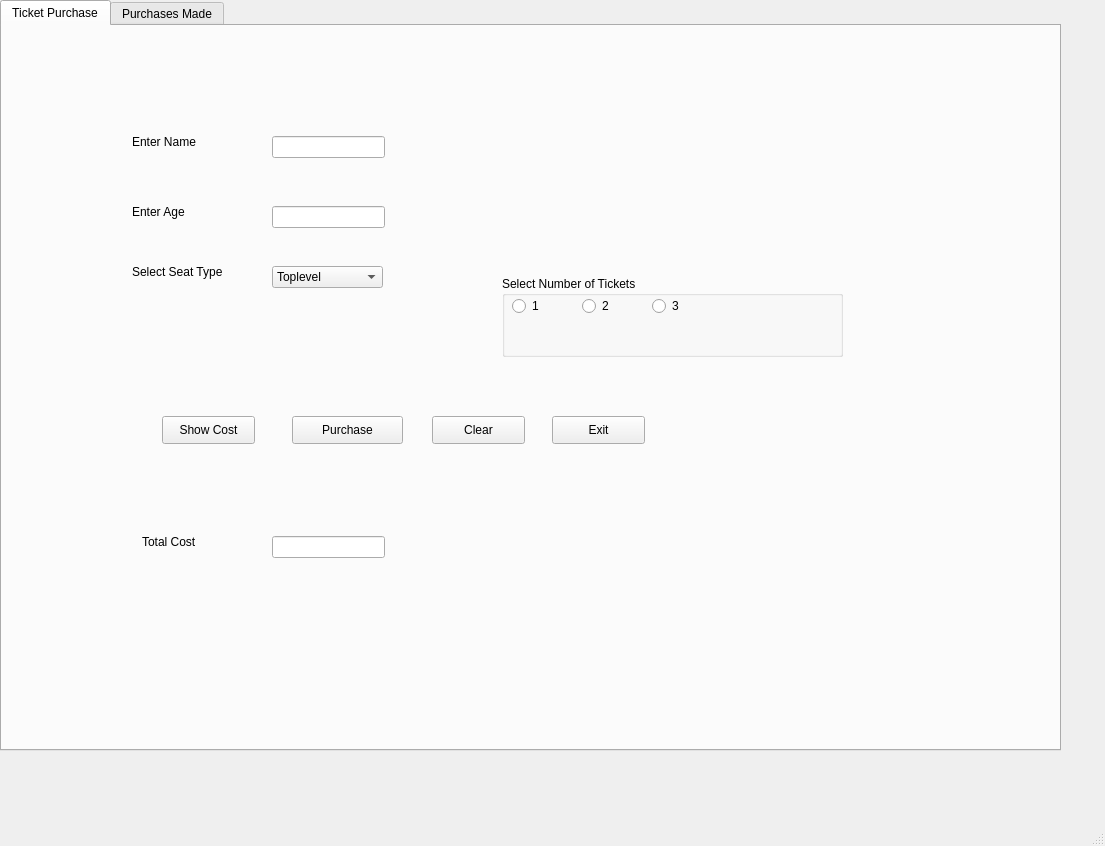
<?xml version="1.0" encoding="UTF-8"?>
<ui version="4.0">
 <class>ticketPurchase</class>
 <widget class="QMainWindow" name="ticketPurchase">
  <property name="geometry">
   <rect>
    <x>0</x>
    <y>0</y>
    <width>1105</width>
    <height>846</height>
   </rect>
  </property>
  <property name="windowTitle">
   <string>Ticket Purchase</string>
  </property>
  <widget class="QWidget" name="centralwidget">
   <widget class="QTabWidget" name="tbTicketPurchase">
    <property name="geometry">
     <rect>
      <x>0</x>
      <y>0</y>
      <width>1061</width>
      <height>751</height>
     </rect>
    </property>
    <property name="font">
     <font>
      <family>Segoe UI</family>
      <pointsize>9</pointsize>
     </font>
    </property>
    <property name="currentIndex">
     <number>0</number>
    </property>
    <widget class="QWidget" name="tabTicketPurchase">
     <attribute name="title">
      <string>Ticket Purchase</string>
     </attribute>
     <widget class="QPushButton" name="btnClear">
      <property name="geometry">
       <rect>
        <x>430</x>
        <y>390</y>
        <width>93</width>
        <height>28</height>
       </rect>
      </property>
      <property name="font">
       <font>
        <family>Segoe UI</family>
        <pointsize>9</pointsize>
       </font>
      </property>
      <property name="text">
       <string>Clear</string>
      </property>
     </widget>
     <widget class="QLineEdit" name="txtTotalCost">
      <property name="geometry">
       <rect>
        <x>270</x>
        <y>510</y>
        <width>113</width>
        <height>22</height>
       </rect>
      </property>
      <property name="font">
       <font>
        <family>Segoe UI</family>
        <pointsize>9</pointsize>
       </font>
      </property>
     </widget>
     <widget class="QPushButton" name="btnPurchase">
      <property name="geometry">
       <rect>
        <x>290</x>
        <y>390</y>
        <width>111</width>
        <height>28</height>
       </rect>
      </property>
      <property name="font">
       <font>
        <family>Segoe UI</family>
        <pointsize>9</pointsize>
       </font>
      </property>
      <property name="text">
       <string>Purchase</string>
      </property>
     </widget>
     <widget class="QLineEdit" name="txtName">
      <property name="geometry">
       <rect>
        <x>270</x>
        <y>110</y>
        <width>113</width>
        <height>22</height>
       </rect>
      </property>
      <property name="font">
       <font>
        <family>Segoe UI</family>
        <pointsize>9</pointsize>
       </font>
      </property>
     </widget>
     <widget class="QPushButton" name="btnExit">
      <property name="geometry">
       <rect>
        <x>550</x>
        <y>390</y>
        <width>93</width>
        <height>28</height>
       </rect>
      </property>
      <property name="font">
       <font>
        <family>Segoe UI</family>
        <pointsize>9</pointsize>
       </font>
      </property>
      <property name="text">
       <string>Exit</string>
      </property>
     </widget>
     <widget class="QComboBox" name="cmbSelection">
      <property name="geometry">
       <rect>
        <x>270</x>
        <y>240</y>
        <width>111</width>
        <height>22</height>
       </rect>
      </property>
      <property name="font">
       <font>
        <family>Segoe UI</family>
        <pointsize>9</pointsize>
       </font>
      </property>
      <item>
       <property name="text">
        <string>Toplevel</string>
       </property>
      </item>
      <item>
       <property name="text">
        <string>Midlevel</string>
       </property>
      </item>
      <item>
       <property name="text">
        <string>Courtside</string>
       </property>
      </item>
     </widget>
     <widget class="QGroupBox" name="grpNumberOfTickets">
      <property name="geometry">
       <rect>
        <x>500</x>
        <y>250</y>
        <width>341</width>
        <height>81</height>
       </rect>
      </property>
      <property name="font">
       <font>
        <family>Segoe UI</family>
        <pointsize>9</pointsize>
       </font>
      </property>
      <property name="title">
       <string>Select Number of Tickets</string>
      </property>
      <widget class="QRadioButton" name="rd1">
       <property name="geometry">
        <rect>
         <x>10</x>
         <y>20</y>
         <width>41</width>
         <height>20</height>
        </rect>
       </property>
       <property name="text">
        <string>1</string>
       </property>
      </widget>
      <widget class="QRadioButton" name="rd2">
       <property name="geometry">
        <rect>
         <x>80</x>
         <y>20</y>
         <width>41</width>
         <height>20</height>
        </rect>
       </property>
       <property name="text">
        <string>2</string>
       </property>
      </widget>
      <widget class="QRadioButton" name="rd3">
       <property name="geometry">
        <rect>
         <x>150</x>
         <y>20</y>
         <width>41</width>
         <height>20</height>
        </rect>
       </property>
       <property name="text">
        <string>3</string>
       </property>
      </widget>
     </widget>
     <widget class="QLabel" name="lblAge">
      <property name="geometry">
       <rect>
        <x>130</x>
        <y>160</y>
        <width>91</width>
        <height>51</height>
       </rect>
      </property>
      <property name="font">
       <font>
        <family>Segoe UI</family>
        <pointsize>9</pointsize>
       </font>
      </property>
      <property name="text">
       <string>Enter Age</string>
      </property>
     </widget>
     <widget class="QLabel" name="lblSelection">
      <property name="geometry">
       <rect>
        <x>130</x>
        <y>220</y>
        <width>111</width>
        <height>51</height>
       </rect>
      </property>
      <property name="font">
       <font>
        <family>Segoe UI</family>
        <pointsize>9</pointsize>
       </font>
      </property>
      <property name="text">
       <string>Select Seat Type</string>
      </property>
     </widget>
     <widget class="QPushButton" name="btnCost">
      <property name="geometry">
       <rect>
        <x>160</x>
        <y>390</y>
        <width>93</width>
        <height>28</height>
       </rect>
      </property>
      <property name="font">
       <font>
        <family>Segoe UI</family>
        <pointsize>9</pointsize>
       </font>
      </property>
      <property name="text">
       <string>Show Cost</string>
      </property>
     </widget>
     <widget class="QLabel" name="lblName">
      <property name="geometry">
       <rect>
        <x>130</x>
        <y>90</y>
        <width>91</width>
        <height>51</height>
       </rect>
      </property>
      <property name="font">
       <font>
        <family>Segoe UI</family>
        <pointsize>9</pointsize>
       </font>
      </property>
      <property name="text">
       <string>Enter Name</string>
      </property>
     </widget>
     <widget class="QLineEdit" name="txtAge">
      <property name="geometry">
       <rect>
        <x>270</x>
        <y>180</y>
        <width>113</width>
        <height>22</height>
       </rect>
      </property>
      <property name="font">
       <font>
        <family>Segoe UI</family>
        <pointsize>9</pointsize>
       </font>
      </property>
     </widget>
     <widget class="QLabel" name="lblCost">
      <property name="geometry">
       <rect>
        <x>140</x>
        <y>490</y>
        <width>111</width>
        <height>51</height>
       </rect>
      </property>
      <property name="font">
       <font>
        <family>Segoe UI</family>
        <pointsize>9</pointsize>
       </font>
      </property>
      <property name="text">
       <string>Total Cost</string>
      </property>
     </widget>
    </widget>
    <widget class="QWidget" name="tabPurchasesMade">
     <attribute name="title">
      <string>Purchases Made</string>
     </attribute>
     <widget class="QListWidget" name="lstPurchases">
      <property name="geometry">
       <rect>
        <x>20</x>
        <y>70</y>
        <width>1041</width>
        <height>341</height>
       </rect>
      </property>
     </widget>
    </widget>
   </widget>
  </widget>
  <widget class="QMenuBar" name="menubar">
   <property name="geometry">
    <rect>
     <x>0</x>
     <y>0</y>
     <width>1105</width>
     <height>26</height>
    </rect>
   </property>
  </widget>
  <widget class="QStatusBar" name="statusbar"/>
 </widget>
 <resources/>
 <connections/>
</ui>
